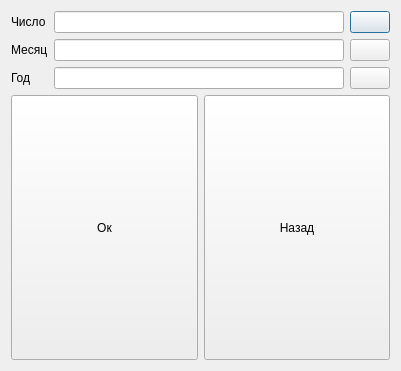
<?xml version="1.0" encoding="UTF-8"?>
<ui version="4.0">
 <class>Date</class>
 <widget class="QDialog" name="Date">
  <property name="geometry">
   <rect>
    <x>0</x>
    <y>0</y>
    <width>401</width>
    <height>371</height>
   </rect>
  </property>
  <property name="windowTitle">
   <string>Dialog</string>
  </property>
  <layout class="QGridLayout" name="gridLayout">
   <item row="0" column="0">
    <layout class="QHBoxLayout" name="horizontalLayout">
     <item>
      <layout class="QVBoxLayout" name="verticalLayout_3">
       <item>
        <widget class="QLabel" name="label">
         <property name="text">
          <string>Число</string>
         </property>
        </widget>
       </item>
       <item>
        <widget class="QLabel" name="label_2">
         <property name="text">
          <string>Месяц</string>
         </property>
        </widget>
       </item>
       <item>
        <widget class="QLabel" name="label_3">
         <property name="text">
          <string>Год</string>
         </property>
        </widget>
       </item>
      </layout>
     </item>
     <item>
      <layout class="QVBoxLayout" name="verticalLayout">
       <item>
        <widget class="QLineEdit" name="lineEdit"/>
       </item>
       <item>
        <widget class="QLineEdit" name="lineEdit_2"/>
       </item>
       <item>
        <widget class="QLineEdit" name="lineEdit_3"/>
       </item>
      </layout>
     </item>
     <item>
      <layout class="QVBoxLayout" name="verticalLayout_2">
       <item>
        <widget class="QPushButton" name="pushButton_2">
         <property name="sizePolicy">
          <sizepolicy hsizetype="Preferred" vsizetype="Preferred">
           <horstretch>0</horstretch>
           <verstretch>0</verstretch>
          </sizepolicy>
         </property>
         <property name="text">
          <string/>
         </property>
         <property name="icon">
          <iconset resource="myres.qrc">
           <normaloff>:/images/keyboard_icon-icons.com_71162.png</normaloff>:/images/keyboard_icon-icons.com_71162.png</iconset>
         </property>
        </widget>
       </item>
       <item>
        <widget class="QPushButton" name="pushButton_3">
         <property name="sizePolicy">
          <sizepolicy hsizetype="Preferred" vsizetype="Preferred">
           <horstretch>0</horstretch>
           <verstretch>0</verstretch>
          </sizepolicy>
         </property>
         <property name="text">
          <string/>
         </property>
         <property name="icon">
          <iconset resource="myres.qrc">
           <normaloff>:/images/keyboard_icon-icons.com_71162.png</normaloff>:/images/keyboard_icon-icons.com_71162.png</iconset>
         </property>
        </widget>
       </item>
       <item>
        <widget class="QPushButton" name="pushButton_4">
         <property name="sizePolicy">
          <sizepolicy hsizetype="Preferred" vsizetype="Preferred">
           <horstretch>0</horstretch>
           <verstretch>0</verstretch>
          </sizepolicy>
         </property>
         <property name="text">
          <string/>
         </property>
         <property name="icon">
          <iconset resource="myres.qrc">
           <normaloff>:/images/keyboard_icon-icons.com_71162.png</normaloff>:/images/keyboard_icon-icons.com_71162.png</iconset>
         </property>
        </widget>
       </item>
      </layout>
     </item>
    </layout>
   </item>
   <item row="1" column="0">
    <layout class="QHBoxLayout" name="horizontalLayout_4">
     <item>
      <widget class="QPushButton" name="pushButton_9">
       <property name="sizePolicy">
        <sizepolicy hsizetype="Expanding" vsizetype="Expanding">
         <horstretch>0</horstretch>
         <verstretch>0</verstretch>
        </sizepolicy>
       </property>
       <property name="text">
        <string>Ок</string>
       </property>
      </widget>
     </item>
     <item>
      <widget class="QPushButton" name="pushButton">
       <property name="sizePolicy">
        <sizepolicy hsizetype="Expanding" vsizetype="Expanding">
         <horstretch>0</horstretch>
         <verstretch>0</verstretch>
        </sizepolicy>
       </property>
       <property name="text">
        <string>Назад</string>
       </property>
      </widget>
     </item>
    </layout>
   </item>
  </layout>
 </widget>
 <resources>
  <include location="myres.qrc"/>
 </resources>
 <connections/>
</ui>
